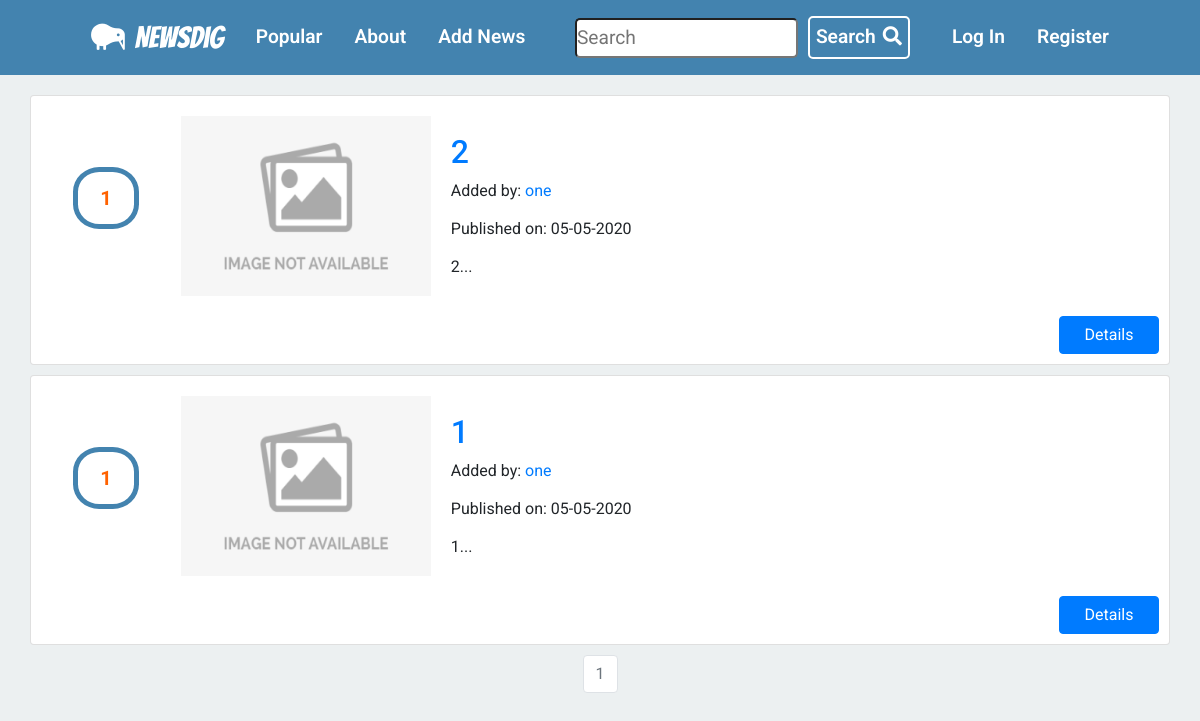
The page / on the database its author committed.
### news/models.py (models this page shows, shortened)
class News(db.Model):
    __tablename__ = 'news'
    users = db.relationship(User)
    comments = db.relationship(
        'Comment', backref='news', lazy=True, cascade="all,delete")
    users_likes = db.relationship(
        'Likes', backref='news', lazy=True, cascade="all,delete")
    id = db.Column(db.Integer, primary_key=True)
    user_id = db.Column(db.Integer, db.ForeignKey('users.id'), nullable=False)
    picture_link = db.Column(db.String(), nullable=False)
    link = db.Column(db.String(), nullable=False)
    date = db.Column(db.DateTime, nullable=False, default=datetime.utcnow)
    title = db.Column(db.String(140), nullable=False)
    text = db.Column(db.Text, nullable=False)
    likes = db.Column(db.Integer, nullable=False, default=0)

class User(db.Model, UserMixin):
    __tablename__ = 'users'
    id = db.Column(db.Integer, primary_key=True)
    profile_image = db.Column(
        db.String(20), nullable=False, default='default_profile.png')
    email = db.Column(db.String(64), unique=True, index=True)
    username = db.Column(db.String(64), unique=True, index=True)
    password_hash = db.Column(db.String(128))
    news_group = db.relationship('News', backref='author', lazy=True)

### news/core/views.py (the view)
@core.route('/')
def index():
    page = request.args.get('page', 1, type=int)
    all_news = News.query.order_by(
        News.date.desc()).paginate(page=page, per_page=5)
    return render_template('index.html', all_news=all_news)

### news/templates/index.html (shortened to what this page needs)
{% extends "base.html" %}
{% block content %}
<div class="container">
    {% for news in all_news.items %}
    <div class="card">
        <div class="card-body">
            <div class='likes'>
                <p>{{news.likes}}</p>
            </div>
            <div class="miniature">
                {% if news.picture_link%}
                <img src="{{news.picture_link}}" alt="">
                {% else %}
                <img src="{{ url_for('static', filename='default.jpeg') }}">
                {% endif %}
            </div>
            <div class="news_info">
                <h2><a class="card-title"
                        href="  {{ url_for('news_group.news_view', news_id=news.id) }}">{{ news.title }}</a></h2>
                <p>Added by:<a href="{{ url_for('users.user_news', username=news.author.username) }}">
                        {{ news.author.username }}</a></p>
                <p>Published on: {{ news.date.strftime('%d-%m-%Y') }}</p>
                <p class="card-text">{{ news.text[:100] }}...</p>
            </div>
        </div>
        <a href="{{ url_for('news_group.news_view', news_id=news.id) }}" class="details_btn btn btn-primary">Details</a>
    </div>
    {% endfor %}
    <nav aria-label="Page navigation example">
        <ul class="pagination ">
            {% for page_num in all_news.iter_pages(left_edge=1, right_edge=1, left_current=1, right_current=2) %}
            {% if all_news.page == page_num %}
            <li class="page-item disabled">
                <a class="page-link" href="{{ url_for('core.index', page=page_num) }}">{{ page_num }}</a></li>
            {% else %}
            <li class="page-item"><a class="page-link"
                    href="{{ url_for('core.index', page=page_num) }}">{{ page_num }}</a>
            </li>
            {% endif %}
            {% endfor %}
    </nav>
    {% endblock %}

### news/static/css/main.css (style rules this page uses)
* { box-sizing: border-box; margin: 0; padding: 0; }
body { font-family: 'Roboto', sans-serif; line-height: 1.4; background-color: #ecf0f1; }
.container { max-width: 1300px; margin-top: 20px; }
.pagination { margin-top: 10px; justify-content: center; }
.card { width: 100%; margin-top: 10px; }
.card .card-body { align-items: center; display: flex; }
.card .card-body .likes { width: 10%; display: flex; flex-direction: column; margin-right: 20px; }
.card .card-body .likes p { align-self: center; border: 5px solid #4383af; padding: 12px 22px; border-radius: 40%; font-size: 20px; font-weight: 700; color: #ff6200; }
.card .card-body .miniature { margin-right: 20px; }
.card .card-body .miniature img { width: 250px; height: 180px; }
.card .details_btn { margin-bottom: 10px; margin-right: 10px; width: 100px; align-self: flex-end; }

### rows shown on the page
News: likes "1", title "2", author.username "one", date "05-05-2020", text "2"
News: likes "1", title "1", author.username "one", date "05-05-2020", text "1"

### other values the page prints
{{ page_num }} "1"
